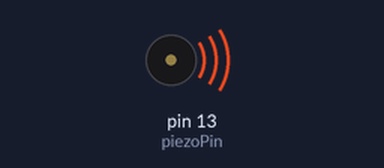
Bench run of a sketch on a simulated Arduino Uno, built with avr-gcc and run on an emulated ATmega328P. Parts: buzzer (waves = sounding).

Above: at 0.1 s.
At 6.2 s:
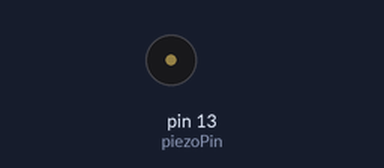
Timing chart, 0 to 7.7 s (numbered marks = the images above):
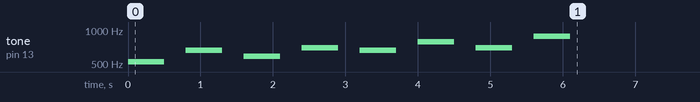

The sketch:

LeSonEtPlusPartie2.ino
```cpp
/*
Auteur :      Erik Bartmann
Nom :         Le son et plus encore (partie 2)
Version :     1.0
Références :  http://arduino.cc/en/Reference/Array
              http://arduino.cc/en/Reference/Tone
              http://arduino.cc/en/Reference/NoTone
              http://arduino.cc/en/Reference/Delay
*/
#define piezoPin 13        // Élément piézoélectrique sur broche 13
#define toneDuration 500   // Durée du son
#define tonePause 800      // Longueur de la pause entre les sons
int tones[] = {523, 659, 587, 698, 659, 784, 698, 880};
int elements = sizeof(tones) / sizeof(tones[0]);

void setup(){
  noTone(piezoPin);                         // Rendre le piézo muet
  for(int i = 0; i < elements; i++){
    tone(piezoPin, tones[i], toneDuration); // Exécuter le son
    delay(tonePause);                       // Pause entre les sons
  }
}

void loop(){/* vide */}
```
